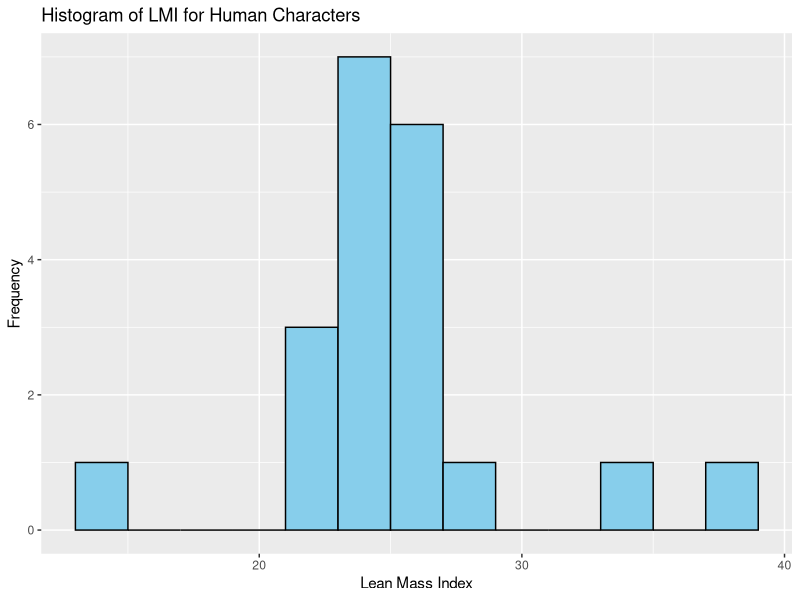
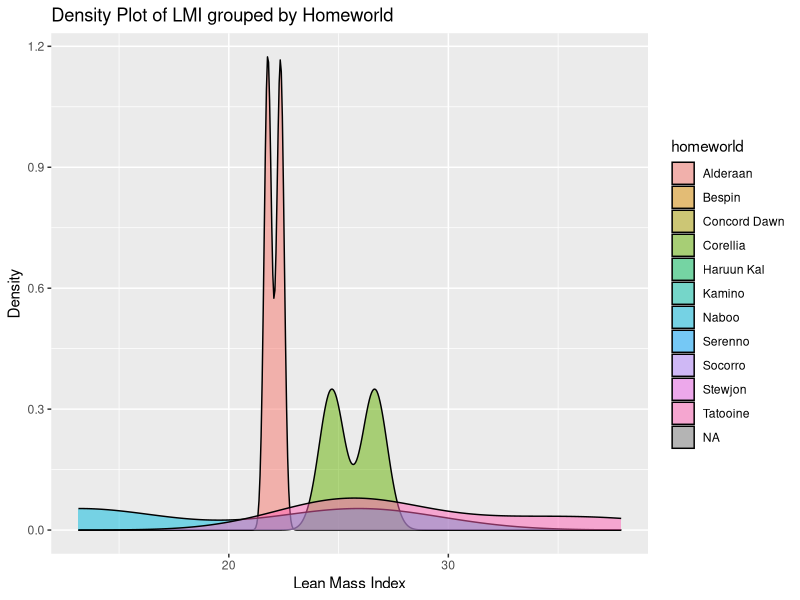
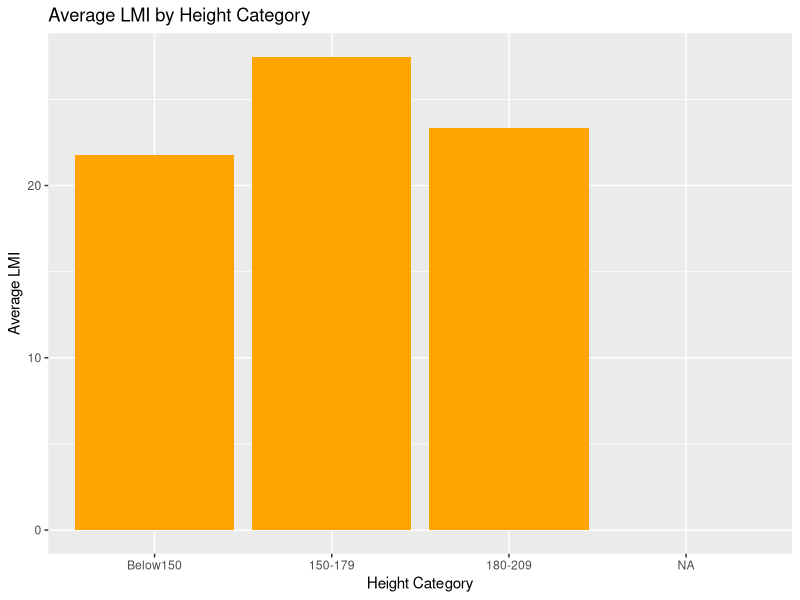

These figures' R source, in order:

# Program: Data Manipulation and Analysis using Starwars Dataset

# Load required libraries
library(dplyr)
library(ggplot2)

# Load the built-in starwars dataset from dplyr package
data(starwars)

# Display the first few rows of the dataset
head(starwars)

# Generate summary statistics for numerical columns
summary(starwars$height)
summary(starwars$mass)

# Display the structure of the dataset
str(starwars)

# Filter dataset to include only Human characters
human_data <- starwars %>%
  filter(species == "Human")

# Create a new column called Lean Mass Index (LMI)
# Formula used: LMI = mass / (height in meters)^2
# Height is converted from cm to meters
human_data <- human_data %>%
  mutate(LMI = mass / (height/100)^2)

# Calculate average LMI grouped by homeworld
avg_lmi <- human_data %>%
  group_by(homeworld) %>%
  summarise(avg_LMI = mean(LMI, na.rm = TRUE))

# Display the grouped result
print(avg_lmi)

# Histogram Visualization
# Shows frequency distribution of LMI values
ggplot(human_data, aes(x = LMI)) +
  geom_histogram(binwidth = 2, fill = "skyblue", color = "black") +
  labs(title = "Histogram of LMI for Human Characters",
       x = "Lean Mass Index",
       y = "Frequency")

# Density Plot Visualization
# Shows smooth distribution of LMI
# Curves are grouped by homeworld
ggplot(human_data, aes(x = LMI, fill = homeworld)) +
  geom_density(alpha = 0.5) +
  labs(title = "Density Plot of LMI grouped by Homeworld",
       x = "Lean Mass Index",
       y = "Density")


# Create height bins for grouping characters
# Categories: Below150, 150-179, 180-209, 210+
human_data <- human_data %>%
  mutate(height_bin = cut(height,
                          breaks = c(0,150,180,210,Inf),
                          labels = c("Below150","150-179","180-209","210+")))

# Bar Chart showing average LMI for each height group
ggplot(human_data, aes(x = height_bin, y = LMI)) +
  stat_summary(fun = mean, geom = "bar", fill = "orange") +
  labs(title = "Average LMI by Height Category",
       x = "Height Category",
       y = "Average LMI")
